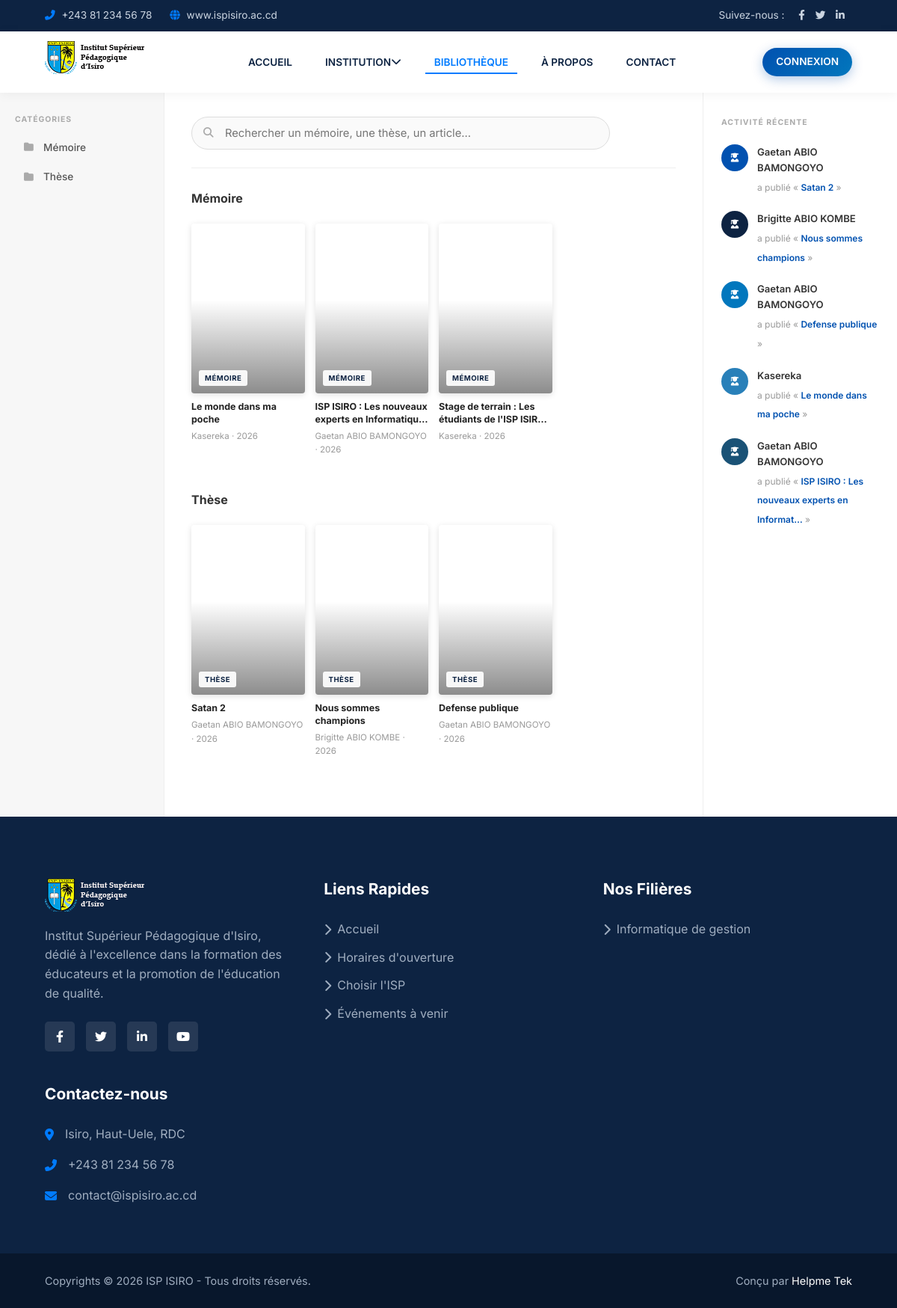
Page /bibliotheque/ on the committed database.
### clientapp/models.py (models this page shows, shortened)
class Categories(models.Model):
    id = models.UUIDField(primary_key=True, default=uuid.uuid4, editable=False)
    nom = models.CharField(max_length=100)
    class Meta:
        verbose_name = 'Category'
        verbose_name_plural = 'Categories'

class Articles(models.Model):
    id = models.UUIDField(primary_key=True, default=uuid.uuid4, editable=False)
    titre = models.CharField(max_length=255)
    contenu = models.TextField()
    image = models.ImageField(upload_to='articles/')
    date_publication = models.DateTimeField(auto_now_add=True)
    auteur = models.CharField(max_length=100)
    categorie = models.ForeignKey(Categories, on_delete=models.CASCADE)
    is_active = models.BooleanField(default=False)
    fichier = models.FileField(upload_to='articles/fichiers/', null=True, blank=True)
    is_payant = models.BooleanField(default=False)
    prix = models.DecimalField(max_digits=10, decimal_places=2, null=True, blank=True)
    contact = models.CharField(max_length=100, null=True, blank=True)
    user = models.ForeignKey(User, on_delete=models.CASCADE, null=True, blank=True)
    class Meta:
        verbose_name = 'Article'
        verbose_name_plural = 'Articles'

### etudiantapp/models.py (models this page shows)
class Departements(models.Model):
    image = models.ImageField(upload_to='departement', null=True)
    initiale = models.CharField(max_length=50, null=True)
    designation = models.CharField(max_length=50, null=True)
    description = models.TextField()
    is_active = models.BooleanField(default=True)

### clientapp/views.py (the view)
# urls.py: path('bibliotheque/', bibliothequePage, name='bibliotheque'),
def bibliothequePage(request):
    published = Articles.objects.filter(is_active=True).select_related('categorie')
    recent_articles = published.order_by('-date_publication')[:7]
    activity_articles = published.order_by('-date_publication')[:5]
    categories = Categories.objects.filter(
        articles__is_active=True
    ).distinct().order_by('nom')
    categories_with_articles = []
    for category in categories:
        articles = published.filter(categorie=category).order_by('-date_publication')
        if articles.exists():
            categories_with_articles.append({
                'category': category,
                'articles': articles,
            })
    return render(request, 'client/articles.html', {
        'departement': Departements.objects.all(),
        'recent_articles': recent_articles,
        'categories_with_articles': categories_with_articles,
        'categories': categories,
        'activity_articles': activity_articles,
        'total_count': published.count(),
    })

### template/client/articles.html (shortened to what this page needs)
{% extends 'client/include.html' %}
{% load static %}
{% block page_css %}
<link rel="stylesheet" href="{% static 'css/library.css' %}">
{% endblock %}
{% block content %}
<div class="lib-app">
    <div class="lib-body">
        <aside class="lib-sidebar">
            {% if categories %}
            <nav class="lib-nav-group" id="categories">
                <h5>Catégories</h5>
                <ul>
                    {% for cat in categories %}
                    <li>
                        <a href="#cat-{{ cat.id }}">
                            <i class="fas fa-folder"></i> {{ cat.nom }}
                        </a>
                    </li>
                    {% endfor %}
                </ul>
            </nav>
            {% endif %}
        </aside>
        <main class="lib-main">
            <div class="lib-search-bar">
                <div class="lib-search">
                    <input type="search" id="lib-search" placeholder="Rechercher un mémoire, une thèse, un article…" autocomplete="off">
                </div>
            </div>
            {% if total_count == 0 %}
            <div class="lib-empty">
                <i class="fas fa-book-open"></i>
                <p>Aucun document publié pour le moment.<br>Revenez bientôt pour découvrir la bibliothèque de l'ISP Isiro.</p>
            </div>
            {% else %}
            {% for group in categories_with_articles %}
            <section class="lib-section" id="cat-{{ group.category.id }}">
                <h2>{{ group.category.nom }}</h2>
                <div class="lib-grid{% if group.articles.count <= 5 %} lib-grid-5{% endif %}">
                    {% for article in group.articles %}
                    {% include 'client/partials/lib_card.html' %}
                    {% endfor %}
                </div>
            </section>
            {% endfor %}
            {% endif %}
        </main>
        <aside class="lib-right">
            <h5>Activité récente</h5>
            {% if activity_articles %}
            <ul class="lib-activity">
                {% for article in activity_articles %}
                <li>
                    <div class="lib-activity-avatar av-{{ forloop.counter }}"><i class="fas fa-user-graduate"></i></div>
                    <div>
                        <strong>{{ article.auteur }}</strong>
                        <span>a publié « <a href="{% url 'article_detail' id=article.id %}">{{ article.titre|truncatechars:45 }}</a> »</span>
                    </div>
                </li>
                {% endfor %}
            </ul>
            {% else %}
            <p class="lib-nav-empty">Aucune activité récente.</p>
            {% endif %}
        </aside>
    </div>
</div>
{% endblock %}

### template/client/include.html (shortened to what this page needs)
{% load static %}
<!DOCTYPE html>
<html lang="fr">
<head>
    <link rel="stylesheet" href="https://cdnjs.cloudflare.com/ajax/libs/font-awesome/6.4.0/css/all.min.css">
    <link rel="stylesheet" href="{% static 'css/style.css' %}">
    {% block page_css %}{% endblock %}
</head>
<body>
    <div class="topbar">
        <div class="container topbar-content">
            <div class="topbar-left">
                <a href="tel:+00243812345678"><i class="fas fa-phone-alt"></i> +243 81 234 56 78</a>
                <a href="https://www.ispisiro.ac.cd" target="_blank"><i class="fas fa-globe"></i> www.ispisiro.ac.cd</a>
            </div>
            <div class="topbar-right">
                <span>Suivez-nous :</span>
                <a href="#"><i class="fab fa-facebook-f"></i></a>
                <a href="#"><i class="fab fa-twitter"></i></a>
                <a href="#"><i class="fab fa-linkedin-in"></i></a>
            </div>
        </div>
    </div>
    <header class="header" id="header">
        <div class="container navbar">
            <a href="#" class="logo">
                <div class="logo-icon"><img src="{% static 'images/logo/logoisp.png' %}"></div>
            </a>
            <nav class="nav-menu" id="nav-menu">
                <ul class="nav-list">
                    <li><a href="{% url 'home' %}" {% if request.resolver_match.url_name == 'home' %}class="active"{% endif %}>ACCUEIL</a></li>
                    <li class="dropdown">
                        <a href="#">INSTITUTION <i class="fas fa-chevron-down"></i></a>
                    </li>
                    <li><a href="{% url 'bibliotheque' %}" {% if request.resolver_match.url_name == 'bibliotheque' %}class="active"{% endif %}>BIBLIOTHÈQUE</a></li>
                    <li><a href="#">À PROPOS</a></li>
                    <li><a href="#">CONTACT</a></li>
                </ul>
            </nav>
            <a href="{% url 'login' %}" class="btn-connexion header-connexion">CONNEXION</a>
        </div>
    </header>
    {% block content %}
    {% endblock %}
    <footer class="footer">
        <div class="container footer-grid">
            <div class="footer-about">
                <div class="footer-logo">
                    <img src="{% static 'images/logo/logoisp1.png' %}">
                </div>
                <p>Institut Supérieur Pédagogique d'Isiro, dédié à l'excellence dans la formation des éducateurs et la
                    promotion de l'éducation de qualité.</p>
                <div class="footer-socials">
                    <a href="#"><i class="fab fa-facebook-f"></i></a>
                    <a href="#"><i class="fab fa-twitter"></i></a>
                    <a href="#"><i class="fab fa-linkedin-in"></i></a>
                    <a href="#"><i class="fab fa-youtube"></i></a>
                </div>
            </div>
            <div class="footer-links">
                <h3>Liens Rapides</h3>
                <ul>
                    <li><a href="{% url 'home' %}"><i class="fas fa-chevron-right"></i> Accueil</a></li>
                    <li><a href="#"><i class="fas fa-chevron-right"></i> Horaires d'ouverture</a></li>
                    <li><a href="#"><i class="fas fa-chevron-right"></i> Choisir l'ISP</a></li>
                    <li><a href="#"><i class="fas fa-chevron-right"></i> Événements à venir</a></li>
                </ul>
            </div>
            <div class="footer-links">
                <h3>Nos Filières</h3>
                <ul>
                    {% for i in departement %}
                    <li><a href="#"><i class="fas fa-chevron-right"></i> {{ i.designation }}</a></li>
                    {% endfor %}
                </ul>
            </div>
            <div class="footer-contact">
                <h3>Contactez-nous</h3>
                <ul>
                    <li><i class="fas fa-map-marker-alt"></i> Isiro, Haut-Uele, RDC</li>
                    <li><i class="fas fa-phone-alt"></i> +243 81 234 56 78</li>
                    <li><i class="fas fa-envelope"></i> contact@ispisiro.ac.cd</li>
                </ul>
            </div>
        </div>
        <div class="footer-bottom">
            <div class="container">
                <p>Copyrights &copy; 2026 ISP ISIRO - Tous droits réservés.</p>
                <p>Conçu par <a href="https://github.com/Gaetan-bamongoyo" target="_blank">Helpme Tek</a></p>
            </div>
        </div>
    </footer>
</body>
</html>

### template/client/partials/lib_card.html
<a href="{% url 'article_detail' id=article.id %}" class="lib-card-link lib-card-item"
   data-search="{{ article.titre|lower }} {{ article.auteur|lower }} {{ article.categorie.nom|lower }} {{ article.contenu|lower }}">
    <article class="lib-card">
        <div class="lib-cover {% if article.image %}lib-cover--photo{% else %}{% cycle 'cover-1' 'cover-2' 'cover-3' 'cover-4' 'cover-5' 'cover-6' 'cover-7' 'cover-8' 'cover-9' 'cover-10' 'cover-11' 'cover-12' 'cover-13' 'cover-14' %}{% endif %}"
             {% if article.image %}style="background-image: url('{{ article.image.url }}');"{% endif %}>
            <span>{{ article.categorie.nom }}</span>
        </div>
        <h3>{{ article.titre }}</h3>
        <p>{{ article.auteur }} · {{ article.date_publication|date:"Y" }}</p>
    </article>
</a>

### static/css/style.css (style rules this page uses)
:root { --primary-color: #0d2342; --secondary-color: #007bff; --accent-color: #ff9800; --text-color: #333333; --text-light: #666666; --bg-light: #f8f9fa; --white: #ffffff; --transition: all 0.3s ease-in-out; --box-shadow: 0 10px 30px rgba(0, 0, 0, 0.08); }
* { margin: 0; padding: 0; box-sizing: border-box; }
body { font-family: 'Inter', sans-serif; color: var(--text-color); line-height: 1.6; background-color: var(--white); overflow-x: hidden; }
h1, h2, h3, h4, h5, h6 { font-family: 'Playfair Display', serif; font-weight: 700; color: var(--primary-color); }
a { text-decoration: none; color: inherit; transition: var(--transition); }
ul { list-style: none; }
.container { width: 90%; max-width: 1200px; margin: 0 auto; }
.topbar { background-color: var(--primary-color); color: var(--white); padding: 10px 0; font-size: 0.85rem; }
.topbar-content { display: flex; justify-content: space-between; align-items: center; }
.topbar-left a, .topbar-right a { color: #cbd5e1; margin-right: 20px; }
.topbar-left i { color: var(--secondary-color); margin-right: 5px; }
.topbar-right span { margin-right: 15px; color: #cbd5e1; }
.topbar-right a { margin-right: 10px; }
.header { background-color: var(--white); box-shadow: 0 2px 15px rgba(0,0,0,0.05); position: sticky; top: 0; z-index: 1000; transition: var(--transition); }
.navbar { display: flex; justify-content: space-between; align-items: center; padding: 10px 0; }
.logo { display: flex; align-items: center; gap: 15px; }
.logo-icon { font-size: 2.2rem; color: var(--secondary-color); }
.nav-list { display: flex; gap: 20px; }
.nav-list > li > a { font-weight: 600; font-size: 0.85rem; color: var(--primary-color); position: relative; padding: 8px 0; }
.nav-list > li > a:hover, .nav-list > li > a.active { color: var(--secondary-color); }
.nav-list > li > a::after { content: ''; position: absolute; width: 0; height: 2px; bottom: 0; left: 0; background-color: var(--secondary-color); transition: var(--transition); }
.nav-list > li > a:hover::after, .nav-list > li > a.active::after { width: 100%; }
.dropdown { position: relative; }
.footer { background-color: var(--primary-color); color: #a0aec0; padding-top: 80px; }
.footer-grid { display: grid; grid-template-columns: repeat(auto-fit, minmax(250px, 1fr)); gap: 40px; margin-bottom: 50px; }
.footer h3 { color: var(--white); font-size: 1.3rem; margin-bottom: 25px; font-family: 'Inter', sans-serif; }
.footer-logo { font-size: 1.8rem; color: var(--white); font-family: 'Playfair Display', serif; font-weight: 700; margin-bottom: 20px; display: flex; align-items: center; gap: 10px; }
.footer-about p { margin-bottom: 25px; }
.footer-socials { display: flex; gap: 15px; }
.footer-socials a { width: 40px; height: 40px; background-color: rgba(255,255,255,0.1); color: var(--white); display: flex; justify-content: center; align-items: center; border-radius: 5px; }
.footer-links ul li { margin-bottom: 12px; }
.footer-links a { display: flex; align-items: center; gap: 8px; }
.footer-contact ul li { display: flex; gap: 15px; margin-bottom: 15px; }
.footer-contact i { color: var(--secondary-color); margin-top: 5px; }
.footer-bottom { background-color: #08172c; padding: 25px 0; text-align: center; font-size: 0.9rem; }
.footer-bottom .container { display: flex; justify-content: space-between; align-items: center; flex-wrap: wrap; gap: 10px; }
.footer-bottom a { color: var(--white); }

### template/client/include.html (style rules this page uses)
.nav-list li a { display: inline-block; padding: 8px 12px !important; line-height: 1.2 !important; height: auto !important; min-height: 32px !important; display: flex !important; align-items: center !important; }
.btn-connexion { background: linear-gradient(135deg, #0151b0 0%, #0277bd 100%) !important; color: #fff !important; padding: 8px 18px !important; border-radius: 25px !important; font-weight: 600 !important; text-decoration: none !important; transition: all 0.3s ease !important; border: none !important; display: inline-flex !important; align-items: center !important; gap: 6px !important; box-shadow: 0 4px 15px rgba(1, 81, 176, 0.3) !important; position: relative !important; overflow: hidden !important; font-size: 0.85rem !important; }
.btn-connexion::before { content: '' !important; position: absolute !important; top: 0 !important; left: -100% !important; width: 100% !important; height: 100% !important; background: linear-gradient(90deg, transparent, rgba(255, 255, 255, 0.2), transparent) !important; transition: left 0.5s !important; }

### rows in the picture
Categories: nom "Mémoire", category.nom "Mémoire"
Categories: nom "Thèse", category.nom "Thèse"
Articles: categorie.nom "MÉMOIRE", titre "Le monde dans ma poche", auteur "Kasereka", date_publication "2026"
Articles: categorie.nom "MÉMOIRE", titre "ISP ISIRO : Les nouveaux experts en…", auteur "Gaetan ABIO BAMONGOYO", date_publication "2026", titre "ISP ISIRO : Les nouveaux experts en Informat…"
Articles: categorie.nom "MÉMOIRE", titre "Stage de terrain : Les étudiants de l'ISP…", auteur "Kasereka", date_publication "2026"
Articles: categorie.nom "THÈSE", titre "Satan 2", auteur "Gaetan ABIO BAMONGOYO", date_publication "2026"
Articles: categorie.nom "THÈSE", titre "Nous sommes champions", auteur "Brigitte ABIO KOMBE", date_publication "2026"
Articles: categorie.nom "THÈSE", titre "Defense publique", auteur "Gaetan ABIO BAMONGOYO", date_publication "2026"
Departements: designation "Informatique de gestion"
